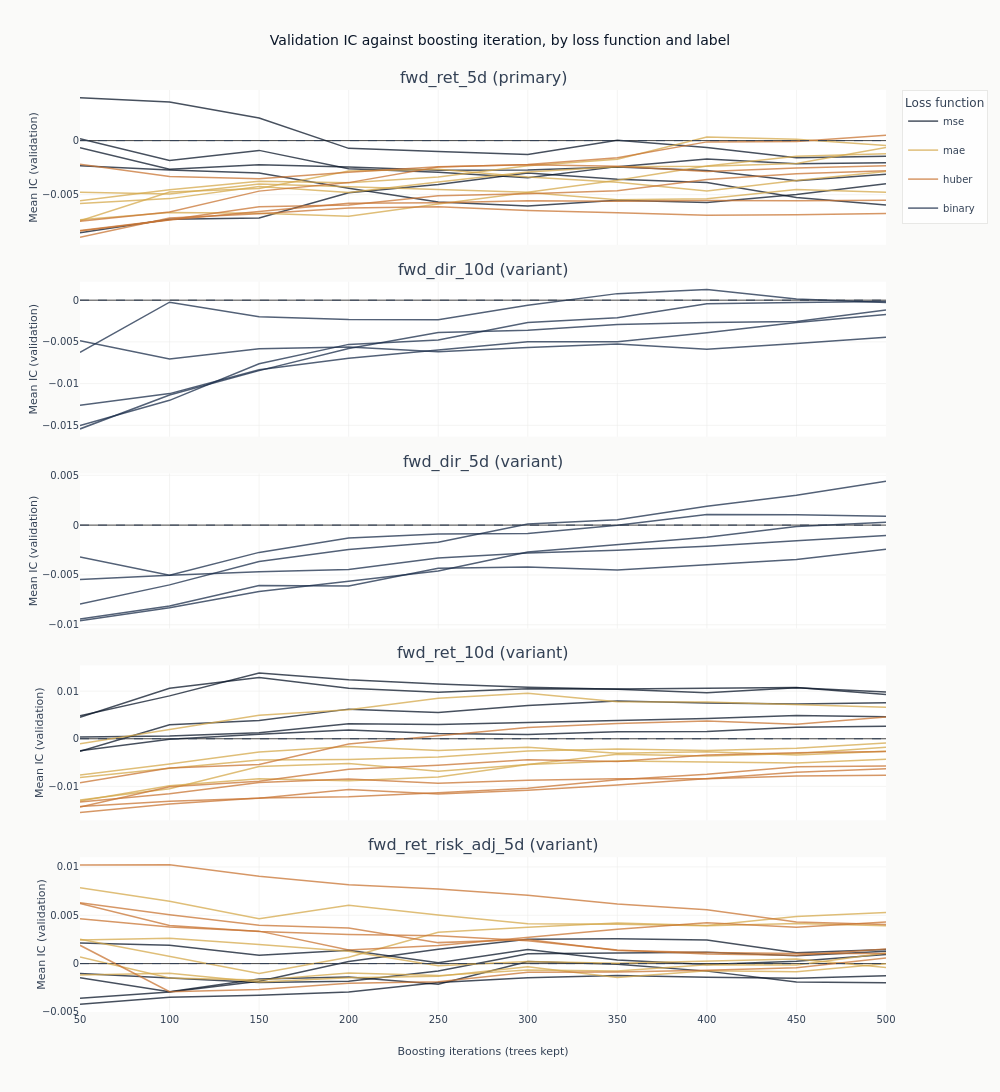

Notebook cell for this chart:
### Markdown cell above
### What more trees do

Each line traces one configuration's out-of-sample IC as trees are added to it, in its own
label's panel. This is the figure the checkpoint dimension exists to produce, and it separates
two things a single end-of-training number cannot.

A line that rises and then falls has an interior optimum: the model was still learning, then
began fitting the training window at the expense of the validation folds. A line that wanders
without trend around zero never had anything to learn in the first place, and its highest point
is wherever the noise happened to peak. The difference matters, because both produce a
respectable-looking maximum.

### Code cell
curves = catalog.filter("full_coverage").sort("label", "config_name", "checkpoint_value")
objectives = {
    "mse": COLORS["blue"],
    "mae": COLORS["amber"],
    "huber": COLORS["copper"],
    "binary": COLORS["slate"],
}


def objective_of(name: str) -> str:
    """Read the loss function out of a declared configuration name.

    Raising on an unrecognised name rather than defaulting is the point. The classification
    labels declare `*_binary` configurations, and a default of `mse` drew them in the
    squared-error colour under a legend that said the colour was the loss function.
    """
    match = next((key for key in objectives if name.endswith(key)), None)
    if match is None:
        raise ValueError(f"{name!r} does not end in a declared objective: {sorted(objectives)}")
    return match


fig_curves = make_subplots(
    rows=len(panel_labels),
    cols=1,
    shared_xaxes=True,
    vertical_spacing=0.04,
    subplot_titles=[
        f"{label} ({'primary' if label == primary else 'variant'})" for label in panel_labels
    ],
)
drawn_objectives: set[str] = set()
for row, label in enumerate(panel_labels, start=1):
    panel = curves.filter(pl.col("label") == label)
    for objective, color in objectives.items():
        members = [
            name
            for name in panel.get_column("config_name").unique(maintain_order=True)
            if objective_of(name) == objective
        ]
        for config_name in members:
            series = panel.filter(pl.col("config_name") == config_name)
            fig_curves.add_trace(
                go.Scatter(
                    x=series.get_column("checkpoint_value").to_list(),
                    y=series.get_column("ic_mean").to_list(),
                    mode="lines",
                    name=objective,
                    legendgroup=objective,
                    # One legend entry per loss function, not per configuration: the colour is
                    # the claim, and fifty-five named lines would bury it.
                    showlegend=objective not in drawn_objectives,
                    line=dict(color=color, width=1.5),
                    opacity=0.75,
                ),
                row=row,
                col=1,
            )
            drawn_objectives.add(objective)
    fig_curves.add_hline(
        y=0, line_width=1, line_dash="dash", line_color=COLORS["neutral"], row=row, col=1
    )
    fig_curves.update_yaxes(title_text="Mean IC (validation)", row=row, col=1)
fig_curves.update_xaxes(title_text="Boosting iterations (trees kept)", row=len(panel_labels), col=1)
fig_curves.update_layout(
    title="Validation IC against boosting iteration, by loss function and label",
    height=260 * len(panel_labels),
    width=1000,
    margin=dict(t=90),
    legend=dict(title_text="Loss function"),
)
# Which panels sit above zero is a fact about the frame, so the alt text reads it. Describing the
# whole chart as sitting below zero was true of the one label this notebook used to fit.
side_text = "; ".join(
    f"{row['label']} has {row['n_positive']} of {row['candidates']} above zero"
    for row in by_label.sort("label").iter_rows(named=True)
)
show_plotly_with_alt(
    fig_curves,
    "Line charts of mean validation information coefficient against boosting iteration, one line "
    "per configuration, coloured by loss function: dark navy for squared error, gold for absolute "
    "error, copper for Huber, slate for the binary objective the classification labels declare. "
    "One panel per label, sharing the iteration axis, each with a dashed zero line. Counted from "
    f"the frame: {side_text}. Within any one panel the lines wander up and down rather than "
    "rising to a common peak and falling away.",
)

### Figure 1 — Plotly figure (JSON) as saved in the notebook; plotly's stock layout.template omitted (floating-point values rounded to 4 significant figures)
{"data": [{"legendgroup": "mse", "line": {"color": "#0a1628", "width": 1.5}, "mode": "lines", "name": "mse", "opacity": 0.75, "showlegend": true, "type": "scatter", "x": [50, 100, 150, 200, 250, 300, 350, 400, 450, 500], "xaxis": "x", "y": [-0.008511, -0.007271, -0.007154, -0.004822, -0.004046, -0.002999, -0.003577, -0.003863, -0.005253, -0.005958], "yaxis": "y"}, {"legendgroup": "mse", "line": {"color": "#0a1628", "width": 1.5}, "mode": "lines", "name": "mse", "opacity": 0.75, "showlegend": false, "type": "scatter", "x": [50, 100, 150, 200, 250, 300, 350, 400, 450, 500], "xaxis": "x", "y": [-0.0006622, -0.002651, -0.002227, -0.002433, -0.002729, -0.002713, -0.002431, -0.002755, -0.00371, -0.003099], "yaxis": "y"}, {"legendgroup": "mse", "line": {"color": "#0a1628", "width": 1.5}, "mode": "lines", "name": "mse", "opacity": 0.75, "showlegend": false, "type": "scatter", "x": [50, 100, 150, 200, 250, 300, 350, 400, 450, 500], "xaxis": "x", "y": [0.0001787, -0.001847, -0.0009035, -0.002606, -0.002918, -0.003442, -0.002405, -0.001694, -0.002128, -0.002039], "yaxis": "y"}, {"legendgroup": "mse", "line": {"color": "#0a1628", "width": 1.5}, "mode": "lines", "name": "mse", "opacity": 0.75, "showlegend": false, "type": "scatter", "x": [50, 100, 150, 200, 250, 300, 350, 400, 450, 500], "xaxis": "x", "y": [-0.002319, -0.002707, -0.002989, -0.004399, -0.005668, -0.006048, -0.00551, -0.00572, -0.004985, -0.003979], "yaxis": "y"}, {"legendgroup": "mse", "line": {"color": "#0a1628", "width": 1.5}, "mode": "lines", "name": "mse", "opacity": 0.75, "showlegend": false, "type": "scatter", "x": [50, 100, 150, 200, 250, 300, 350, 400, 450, 500], "xaxis": "x", "y": [0.003962, 0.003563, 0.002086, -0.0007174, -0.001002, -0.001285, 2.272e-05, -0.0006301, -0.001592, -0.001445], "yaxis": "y"}, {"legendgroup": "mae", "line": {"color": "#D4A84B", "width": 1.5}, "mode": "lines", "name": "mae", "opacity": 0.75, "showlegend": true, "type": "scatter", "x": [50, 100, 150, 200, 250, 300, 350, 400, 450, 500], "xaxis": "x", "y": [-0.005552, -0.004537, -0.003759, -0.003901, -0.003358, -0.002313, -0.001713, 0.0003365, 0.0001201, -0.0004518], "yaxis": "y"}, {"legendgroup": "mae", "line": {"color": "#D4A84B", "width": 1.5}, "mode": "lines", "name": "mae", "opacity": 0.75, "showlegend": false, "type": "scatter", "x": [50, 100, 150, 200, 250, 300, 350, 400, 450, 500], "xaxis": "x", "y": [-0.004776, -0.004941, -0.004008, -0.004262, -0.004561, -0.004779, -0.003658, -0.002344, -0.001439, -0.001205], "yaxis": "y"}, {"legendgroup": "mae", "line": {"color": "#D4A84B", "width": 1.5}, "mode": "lines", "name": "mae", "opacity": 0.75, "showlegend": false, "type": "scatter", "x": [50, 100, 150, 200, 250, 300, 350, 400, 450, 500], "xaxis": "x", "y": [-0.005824, -0.005362, -0.004234, -0.004796, -0.003829, -0.002901, -0.00242, -0.002369, -0.002113, -0.0006468], "yaxis": "y"}, {"legendgroup": "mae", "line": {"color": "#D4A84B", "width": 1.5}, "mode": "lines", "name": "mae", "opacity": 0.75, "showlegend": false, "type": "scatter", "x": [50, 100, 150, 200, 250, 300, 350, 400, 450, 500], "xaxis": "x", "y": [-0.007311, -0.006635, -0.006725, -0.006995, -0.005856, -0.004788, -0.005463, -0.005369, -0.00453, -0.004779], "yaxis": "y"}, {"legendgroup": "mae", "line": {"color": "#D4A84B", "width": 1.5}, "mode": "lines", "name": "mae", "opacity": 0.75, "showlegend": false, "type": "scatter", "x": [50, 100, 150, 200, 250, 300, 350, 400, 450, 500], "xaxis": "x", "y": [-0.007421, -0.004761, -0.004431, -0.0028, -0.002658, -0.003373, -0.003839, -0.004663, -0.003696, -0.002851], "yaxis": "y"}, {"legendgroup": "huber", "line": {"color": "#C87533", "width": 1.5}, "mode": "lines", "name": "huber", "opacity": 0.75, "showlegend": true, "type": "scatter", "x": [50, 100, 150, 200, 250, 300, 350, 400, 450, 500], "xaxis": "x", "y": [-0.007444, -0.0066, -0.004668, -0.003883, -0.002441, -0.002209, -0.00159, -0.0001174, -8.501e-05, 0.0004883], "yaxis": "y"}, {"legendgroup": "huber", "line": {"color": "#C87533", "width": 1.5}, "mode": "lines", "name": "huber", "opacity": 0.75, "showlegend": false, "type": "scatter", "x": [50, 100, 150, 200, 250, 300, 350, 400, 450, 500], "xaxis": "x", "y": [-0.008923, -0.007153, -0.006764, -0.006229, -0.006112, -0.006465, -0.006657, -0.006895, -0.006852, -0.006745], "yaxis": "y"}, {"legendgroup": "huber", "line": {"color": "#C87533", "width": 1.5}, "mode": "lines", "name": "huber", "opacity": 0.75, "showlegend": false, "type": "scatter", "x": [50, 100, 150, 200, 250, 300, 350, 400, 450, 500], "xaxis": "x", "y": [-0.008351, -0.007337, -0.006554, -0.005788, -0.005745, -0.005555, -0.005614, -0.005536, -0.005569, -0.005521], "yaxis": "y"}, {"legendgroup": "huber", "line": {"color": "#C87533", "width": 1.5}, "mode": "lines", "name": "huber", "opacity": 0.75, "showlegend": false, "type": "scatter", "x": [50, 100, 150, 200, 250, 300, 350, 400, 450, 500], "xaxis": "x", "y": [-0.008312, -0.007314, -0.006118, -0.005943, -0.005093, -0.0049, -0.004627, -0.003595, -0.003067, -0.002777], "yaxis": "y"}, {"legendgroup": "huber", "line": {"color": "#C87533", "width": 1.5}, "mode": "lines", "name": "huber", "opacity": 0.75, "showlegend": false, "type": "scatter", "x": [50, 100, 150, 200, 250, 300, 350, 400, 450, 500], "xaxis": "x", "y": [-0.002178, -0.003307, -0.003524, -0.002918, -0.00242, -0.002229, -0.002359, -0.002858, -0.002527, -0.002323], "yaxis": "y"}, {"legendgroup": "binary", "line": {"color": "#1a2d4a", "width": 1.5}, "mode": "lines", "name": "binary", "opacity": 0.75, "showlegend": true, "type": "scatter", "x": [50, 100, 150, 200, 250, 300, 350, 400, 450, 500], "xaxis": "x2", "y": [-0.006261, -0.0002371, -0.001992, -0.002315, -0.002331, -0.0006146, 0.0007866, 0.001278, 0.0001365, -0.0002859], "yaxis": "y2"}, {"legendgroup": "binary", "line": {"color": "#1a2d4a", "width": 1.5}, "mode": "lines", "name": "binary", "opacity": 0.75, "showlegend": false, "type": "scatter", "x": [50, 100, 150, 200, 250, 300, 350, 400, 450, 500], "xaxis": "x2", "y": [-0.01259, -0.0112, -0.008347, -0.006965, -0.005968, -0.004972, -0.004967, -0.00391, -0.002672, -0.001716], "yaxis": "y2"}, {"legendgroup": "binary", "line": {"color": "#1a2d4a", "width": 1.5}, "mode": "lines", "name": "binary", "opacity": 0.75, "showlegend": false, "type": "scatter", "x": [50, 100, 150, 200, 250, 300, 350, 400, 450, 500], "xaxis": "x2", "y": [-0.01543, -0.01137, -0.008446, -0.00578, -0.003868, -0.003597, -0.002918, -0.002678, -0.00255, -0.001168], "yaxis": "y2"}, {"legendgroup": "binary", "line": {"color": "#1a2d4a", "width": 1.5}, "mode": "lines", "name": "binary", "opacity": 0.75, "showlegend": false, "type": "scatter", "x": [50, 100, 150, 200, 250, 300, 350, 400, 450, 500], "xaxis": "x2", "y": [-0.01501, -0.012, -0.007612, -0.005298, -0.004767, -0.002678, -0.002092, -0.000436, -0.0002697, -0.0001577], "yaxis": "y2"}, {"legendgroup": "binary", "line": {"color": "#1a2d4a", "width": 1.5}, "mode": "lines", "name": "binary", "opacity": 0.75, "showlegend": false, "type": "scatter", "x": [50, 100, 150, 200, 250, 300, 350, 400, 450, 500], "xaxis": "x2", "y": [-0.004865, -0.007061, -0.005833, -0.005625, -0.006195, -0.005672, -0.005254, -0.005869, -0.00518, -0.004434], "yaxis": "y2"}, {"legendgroup": "binary", "line": {"color": "#1a2d4a", "width": 1.5}, "mode": "lines", "name": "binary", "opacity": 0.75, "showlegend": false, "type": "scatter", "x": [50, 100, 150, 200, 250, 300, 350, 400, 450, 500], "xaxis": "x3", "y": [-0.005447, -0.005039, -0.002736, -0.001304, -0.0009029, -0.0008383, -1.175e-05, 0.001067, 0.001051, 0.000899], "yaxis": "y3"}, {"legendgroup": "binary", "line": {"color": "#1a2d4a", "width": 1.5}, "mode": "lines", "name": "binary", "opacity": 0.75, "showlegend": false, "type": "scatter", "x": [50, 100, 150, 200, 250, 300, 350, 400, 450, 500], "xaxis": "x3", "y": [-0.009411, -0.008106, -0.006068, -0.006097, -0.004327, -0.004193, -0.004511, -0.004, -0.003441, -0.00243], "yaxis": "y3"}, {"legendgroup": "binary", "line": {"color": "#1a2d4a", "width": 1.5}, "mode": "lines", "name": "binary", "opacity": 0.75, "showlegend": false, "type": "scatter", "x": [50, 100, 150, 200, 250, 300, 350, 400, 450, 500], "xaxis": "x3", "y": [-0.00959, -0.008284, -0.006666, -0.005606, -0.004604, -0.002704, -0.001946, -0.001224, -0.0001327, 0.0002989], "yaxis": "y3"}, {"legendgroup": "binary", "line": {"color": "#1a2d4a", "width": 1.5}, "mode": "lines", "name": "binary", "opacity": 0.75, "showlegend": false, "type": "scatter", "x": [50, 100, 150, 200, 250, 300, 350, 400, 450, 500], "xaxis": "x3", "y": [-0.007913, -0.005995, -0.00364, -0.002443, -0.001721, 0.0001143, 0.0005462, 0.001882, 0.003002, 0.004397], "yaxis": "y3"}, {"legendgroup": "binary", "line": {"color": "#1a2d4a", "width": 1.5}, "mode": "lines", "name": "binary", "opacity": 0.75, "showlegend": false, "type": "scatter", "x": [50, 100, 150, 200, 250, 300, 350, 400, 450, 500], "xaxis": "x3", "y": [-0.003199, -0.005037, -0.004687, -0.004445, -0.003302, -0.002801, -0.00251, -0.002128, -0.00156, -0.001033], "yaxis": "y3"}, {"legendgroup": "mse", "line": {"color": "#0a1628", "width": 1.5}, "mode": "lines", "name": "mse", "opacity": 0.75, "showlegend": false, "type": "scatter", "x": [50, 100, 150, 200, 250, 300, 350, 400, 450, 500], "xaxis": "x4", "y": [-0.002638, 0.002941, 0.003827, 0.006225, 0.005496, 0.006997, 0.007935, 0.007508, 0.007297, 0.007547], "yaxis": "y4"}, {"legendgroup": "mse", "line": {"color": "#0a1628", "width": 1.5}, "mode": "lines", "name": "mse", "opacity": 0.75, "showlegend": false, "type": "scatter", "x": [50, 100, 150, 200, 250, 300, 350, 400, 450, 500], "xaxis": "x4", "y": [0.004851, 0.00901, 0.0138, 0.01241, 0.01148, 0.01084, 0.01041, 0.00968, 0.0107, 0.009826], "yaxis": "y4"}, {"legendgroup": "mse", "line": {"color": "#0a1628", "width": 1.5}, "mode": "lines", "name": "mse", "opacity": 0.75, "showlegend": false, "type": "scatter", "x": [50, 100, 150, 200, 250, 300, 350, 400, 450, 500], "xaxis": "x4", "y": [0.0003852, 0.0005564, 0.001271, 0.003132, 0.003009, 0.003343, 0.003827, 0.004233, 0.00488, 0.00461], "yaxis": "y4"}, {"legendgroup": "mse", "line": {"color": "#0a1628", "width": 1.5}, "mode": "lines", "name": "mse", "opacity": 0.75, "showlegend": false, "type": "scatter", "x": [50, 100, 150, 200, 250, 300, 350, 400, 450, 500], "xaxis": "x4", "y": [-0.002496, -0.0001295, 0.0009609, 0.001815, 0.001105, 0.0009184, 0.001492, 0.001533, 0.002418, 0.002629], "yaxis": "y4"}, {"legendgroup": "mse", "line": {"color": "#0a1628", "width": 1.5}, "mode": "lines", "name": "mse", "opacity": 0.75, "showlegend": false, "type": "scatter", "x": [50, 100, 150, 200, 250, 300, 350, 400, 450, 500], "xaxis": "x4", "y": [0.004516, 0.01062, 0.01286, 0.01063, 0.009764, 0.01049, 0.01046, 0.01059, 0.01079, 0.00932], "yaxis": "y4"}, {"legendgroup": "mae", "line": {"color": "#D4A84B", "width": 1.5}, "mode": "lines", "name": "mae", "opacity": 0.75, "showlegend": false, "type": "scatter", "x": [50, 100, 150, 200, 250, 300, 350, 400, 450, 500], "xaxis": "x4", "y": [-0.001042, 0.001989, 0.004963, 0.00609, 0.008515, 0.00958, 0.007759, 0.007724, 0.007211, 0.006606], "yaxis": "y4"}, {"legendgroup": "mae", "line": {"color": "#D4A84B", "width": 1.5}, "mode": "lines", "name": "mae", "opacity": 0.75, "showlegend": false, "type": "scatter", "x": [50, 100, 150, 200, 250, 300, 350, 400, 450, 500], "xaxis": "x4", "y": [-0.01287, -0.0105, -0.005846, -0.005223, -0.006807, -0.005429, -0.004657, -0.004869, -0.005099, -0.004285], "yaxis": "y4"}, {"legendgroup": "mae", "line": {"color": "#D4A84B", "width": 1.5}, "mode": "lines", "name": "mae", "opacity": 0.75, "showlegend": false, "type": "scatter", "x": [50, 100, 150, 200, 250, 300, 350, 400, 450, 500], "xaxis": "x4", "y": [-0.008168, -0.006191, -0.004488, -0.004351, -0.003822, -0.002581, -0.002147, -0.002448, -0.00201, -0.000867], "yaxis": "y4"}, {"legendgroup": "mae", "line": {"color": "#D4A84B", "width": 1.5}, "mode": "lines", "name": "mae", "opacity": 0.75, "showlegend": false, "type": "scatter", "x": [50, 100, 150, 200, 250, 300, 350, 400, 450, 500], "xaxis": "x4", "y": [-0.0131, -0.009892, -0.008379, -0.00883, -0.008022, -0.005412, -0.003268, -0.003639, -0.00309, -0.001781], "yaxis": "y4"}, {"legendgroup": "mae", "line": {"color": "#D4A84B", "width": 1.5}, "mode": "lines", "name": "mae", "opacity": 0.75, "showlegend": false, "type": "scatter", "x": [50, 100, 150, 200, 250, 300, 350, 400, 450, 500], "xaxis": "x4", "y": [-0.007611, -0.005317, -0.002792, -0.001627, -0.002452, -0.00177, -0.003022, -0.002721, -0.003428, -0.002644], "yaxis": "y4"}, {"legendgroup": "huber", "line": {"color": "#C87533", "width": 1.5}, "mode": "lines", "name": "huber", "opacity": 0.75, "showlegend": false, "type": "scatter", "x": [50, 100, 150, 200, 250, 300, 350, 400, 450, 500], "xaxis": "x4", "y": [-0.00925, -0.006162, -0.00542, -0.001089, 0.0006077, 0.002365, 0.003194, 0.003715, 0.003054, 0.004588], "yaxis": "y4"}, {"legendgroup": "huber", "line": {"color": "#C87533", "width": 1.5}, "mode": "lines", "name": "huber", "opacity": 0.75, "showlegend": false, "type": "scatter", "x": [50, 100, 150, 200, 250, 300, 350, 400, 450, 500], "xaxis": "x4", "y": [-0.01327, -0.01154, -0.00917, -0.008447, -0.009356, -0.008714, -0.008416, -0.008395, -0.00782, -0.007674], "yaxis": "y4"}, {"legendgroup": "huber", "line": {"color": "#C87533", "width": 1.5}, "mode": "lines", "name": "huber", "opacity": 0.75, "showlegend": false, "type": "scatter", "x": [50, 100, 150, 200, 250, 300, 350, 400, 450, 500], "xaxis": "x4", "y": [-0.01425, -0.01314, -0.01251, -0.01066, -0.0116, -0.01082, -0.00971, -0.008347, -0.007048, -0.006285], "yaxis": "y4"}, {"legendgroup": "huber", "line": {"color": "#C87533", "width": 1.5}, "mode": "lines", "name": "huber", "opacity": 0.75, "showlegend": false, "type": "scatter", "x": [50, 100, 150, 200, 250, 300, 350, 400, 450, 500], "xaxis": "x4", "y": [-0.01549, -0.01371, -0.01244, -0.01218, -0.01137, -0.01038, -0.008601, -0.00744, -0.005858, -0.005725], "yaxis": "y4"}, {"legendgroup": "huber", "line": {"color": "#C87533", "width": 1.5}, "mode": "lines", "name": "huber", "opacity": 0.75, "showlegend": false, "type": "scatter", "x": [50, 100, 150, 200, 250, 300, 350, 400, 450, 500], "xaxis": "x4", "y": [-0.01436, -0.01008, -0.008923, -0.006387, -0.005584, -0.004389, -0.004804, -0.003438, -0.00292, -0.002673], "yaxis": "y4"}, {"legendgroup": "mse", "line": {"color": "#0a1628", "width": 1.5}, "mode": "lines", "name": "mse", "opacity": 0.75, "showlegend": false, "type": "scatter", "x": [50, 100, 150, 200, 250, 300, 350, 400, 450, 500], "xaxis": "x5", "y": [-0.004205, -0.00348, -0.003261, -0.00294, -0.001952, -0.001454, -0.001224, -0.001418, -0.001523, -0.001268], "yaxis": "y5"}, {"legendgroup": "mse", "line": {"color": "#0a1628", "width": 1.5}, "mode": "lines", "name": "mse", "opacity": 0.75, "showlegend": false, "type": "scatter", "x": [50, 100, 150, 200, 250, 300, 350, 400, 450, 500], "xaxis": "x5", "y": [-0.001473, -0.002917, -0.0016, -0.001394, -0.00214, 0.0002262, -5.919e-05, -0.000778, -0.001902, -0.001975], "yaxis": "y5"}, {"legendgroup": "mse", "line": {"color": "#0a1628", "width": 1.5}, "mode": "lines", "name": "mse", "opacity": 0.75, "showlegend": false, "type": "scatter", "x": [50, 100, 150, 200, 250, 300, 350, 400, 450, 500], "xaxis": "x5", "y": [-0.001023, -0.001467, -0.001964, -0.001818, -0.0007554, 0.001006, 0.001088, 0.001165, 0.0008211, 0.001288], "yaxis": "y5"}, {"legendgroup": "mse", "line": {"color": "#0a1628", "width": 1.5}, "mode": "lines", "name": "mse", "opacity": 0.75, "showlegend": false, "type": "scatter", "x": [50, 100, 150, 200, 250, 300, 350, 400, 450, 500], "xaxis": "x5", "y": [-0.003576, -0.002948, -0.001817, 0.0002132, 0.001489, 0.002515, 0.002565, 0.002451, 0.00112, 0.00145], "yaxis": "y5"}, {"legendgroup": "mse", "line": {"color": "#0a1628", "width": 1.5}, "mode": "lines", "name": "mse", "opacity": 0.75, "showlegend": false, "type": "scatter", "x": [50, 100, 150, 200, 250, 300, 350, 400, 450, 500], "xaxis": "x5", "y": [0.002133, 0.001896, 0.0008584, 0.001371, 9.252e-05, 0.001448, 0.0003629, -8.854e-05, 0.0002556, 0.0009419], "yaxis": "y5"}, {"legendgroup": "mae", "line": {"color": "#D4A84B", "width": 1.5}, "mode": "lines", "name": "mae", "opacity": 0.75, "showlegend": false, "type": "scatter", "x": [50, 100, 150, 200, 250, 300, 350, 400, 450, 500], "xaxis": "x5", "y": [0.002513, 0.0007783, -0.001011, 0.0006617, 0.003234, 0.003761, 0.004189, 0.003929, 0.004877, 0.005281], "yaxis": "y5"}, {"legendgroup": "mae", "line": {"color": "#D4A84B", "width": 1.5}, "mode": "lines", "name": "mae", "opacity": 0.75, "showlegend": false, "type": "scatter", "x": [50, 100, 150, 200, 250, 300, 350, 400, 450, 500], "xaxis": "x5", "y": [0.002444, 0.002609, 0.001986, 0.001287, -0.0002196, 0.000224, 4.175e-05, 0.0002339, 0.000476, -0.0003985], "yaxis": "y5"}, {"legendgroup": "mae", "line": {"color": "#D4A84B", "width": 1.5}, "mode": "lines", "name": "mae", "opacity": 0.75, "showlegend": false, "type": "scatter", "x": [50, 100, 150, 200, 250, 300, 350, 400, 450, 500], "xaxis": "x5", "y": [0.0006926, -0.001484, -0.001709, -0.000974, -0.001244, -0.0006518, -0.0007707, -0.0001086, -0.0001562, 0.001086], "yaxis": "y5"}, {"legendgroup": "mae", "line": {"color": "#D4A84B", "width": 1.5}, "mode": "lines", "name": "mae", "opacity": 0.75, "showlegend": false, "type": "scatter", "x": [50, 100, 150, 200, 250, 300, 350, 400, 450, 500], "xaxis": "x5", "y": [-0.001185, -0.0009871, -0.001907, -0.001458, -0.001302, -0.0003268, -0.001436, -0.0007434, -0.0008375, -2.069e-05], "yaxis": "y5"}, {"legendgroup": "mae", "line": {"color": "#D4A84B", "width": 1.5}, "mode": "lines", "name": "mae", "opacity": 0.75, "showlegend": false, "type": "scatter", "x": [50, 100, 150, 200, 250, 300, 350, 400, 450, 500], "xaxis": "x5", "y": [0.007839, 0.006453, 0.004645, 0.00603, 0.005015, 0.004127, 0.004075, 0.003902, 0.004148, 0.003923], "yaxis": "y5"}, {"legendgroup": "huber", "line": {"color": "#C87533", "width": 1.5}, "mode": "lines", "name": "huber", "opacity": 0.75, "showlegend": false, "type": "scatter", "x": [50, 100, 150, 200, 250, 300, 350, 400, 450, 500], "xaxis": "x5", "y": [0.001895, -0.002901, -0.002677, -0.002029, -0.001883, -0.0008886, -0.000858, -0.0006942, -0.0004267, 0.000571], "yaxis": "y5"}, {"legendgroup": "huber", "line": {"color": "#C87533", "width": 1.5}, "mode": "lines", "name": "huber", "opacity": 0.75, "showlegend": false, "type": "scatter", "x": [50, 100, 150, 200, 250, 300, 350, 400, 450, 500], "xaxis": "x5", "y": [0.006224, 0.003949, 0.003312, 0.003012, 0.002892, 0.002374, 0.001415, 0.0009929, 0.0008586, 0.00152], "yaxis": "y5"}, {"legendgroup": "huber", "line": {"color": "#C87533", "width": 1.5}, "mode": "lines", "name": "huber", "opacity": 0.75, "showlegend": false, "type": "scatter", "x": [50, 100, 150, 200, 250, 300, 350, 400, 450, 500], "xaxis": "x5", "y": [0.006303, 0.005047, 0.003959, 0.003681, 0.002169, 0.002499, 0.001344, 0.001144, 0.001037, 0.001054], "yaxis": "y5"}, {"legendgroup": "huber", "line": {"color": "#C87533", "width": 1.5}, "mode": "lines", "name": "huber", "opacity": 0.75, "showlegend": false, "type": "scatter", "x": [50, 100, 150, 200, 250, 300, 350, 400, 450, 500], "xaxis": "x5", "y": [0.004628, 0.003796, 0.003358, 0.001413, 0.001867, 0.002722, 0.003565, 0.004227, 0.003759, 0.004316], "yaxis": "y5"}, {"legendgroup": "huber", "line": {"color": "#C87533", "width": 1.5}, "mode": "lines", "name": "huber", "opacity": 0.75, "showlegend": false, "type": "scatter", "x": [50, 100, 150, 200, 250, 300, 350, 400, 450, 500], "xaxis": "x5", "y": [0.0102, 0.01021, 0.009037, 0.008166, 0.007705, 0.007078, 0.006162, 0.005558, 0.004294, 0.004041], "yaxis": "y5"}], "layout": {"annotations": [{"font": {"size": 16}, "showarrow": false, "text": "fwd_ret_5d (primary)", "x": 0.5, "xanchor": "center", "xref": "paper", "y": 1.0, "yanchor": "bottom", "yref": "paper"}, {"font": {"size": 16}, "showarrow": false, "text": "fwd_dir_10d (variant)", "x": 0.5, "xanchor": "center", "xref": "paper", "y": 0.792, "yanchor": "bottom", "yref": "paper"}, {"font": {"size": 16}, "showarrow": false, "text": "fwd_dir_5d (variant)", "x": 0.5, "xanchor": "center", "xref": "paper", "y": 0.584, "yanchor": "bottom", "yref": "paper"}, {"font": {"size": 16}, "showarrow": false, "text": "fwd_ret_10d (variant)", "x": 0.5, "xanchor": "center", "xref": "paper", "y": 0.376, "yanchor": "bottom", "yref": "paper"}, {"font": {"size": 16}, "showarrow": false, "text": "fwd_ret_risk_adj_5d (variant)", "x": 0.5, "xanchor": "center", "xref": "paper", "y": 0.168, "yanchor": "bottom", "yref": "paper"}], "height": 1300, "legend": {"title": {"text": "Loss function"}}, "margin": {"t": 90}, "shapes": [{"line": {"color": "#334155", "dash": "dash", "width": 1}, "type": "line", "x0": 0, "x1": 1, "xref": "x domain", "y0": 0, "y1": 0, "yref": "y"}, {"line": {"color": "#334155", "dash": "dash", "width": 1}, "type": "line", "x0": 0, "x1": 1, "xref": "x2 domain", "y0": 0, "y1": 0, "yref": "y2"}, {"line": {"color": "#334155", "dash": "dash", "width": 1}, "type": "line", "x0": 0, "x1": 1, "xref": "x3 domain", "y0": 0, "y1": 0, "yref": "y3"}, {"line": {"color": "#334155", "dash": "dash", "width": 1}, "type": "line", "x0": 0, "x1": 1, "xref": "x4 domain", "y0": 0, "y1": 0, "yref": "y4"}, {"line": {"color": "#334155", "dash": "dash", "width": 1}, "type": "line", "x0": 0, "x1": 1, "xref": "x5 domain", "y0": 0, "y1": 0, "yref": "y5"}], "title": {"text": "Validation IC against boosting iteration, by loss function and label"}, "width": 1000, "xaxis": {"anchor": "y", "domain": [0.0, 1.0], "matches": "x5", "showticklabels": false}, "xaxis2": {"anchor": "y2", "domain": [0.0, 1.0], "matches": "x5", "showticklabels": false}, "xaxis3": {"anchor": "y3", "domain": [0.0, 1.0], "matches": "x5", "showticklabels": false}, "xaxis4": {"anchor": "y4", "domain": [0.0, 1.0], "matches": "x5", "showticklabels": false}, "xaxis5": {"anchor": "y5", "domain": [0.0, 1.0], "title": {"text": "Boosting iterations (trees kept)"}}, "yaxis": {"anchor": "x", "domain": [0.832, 1.0], "title": {"text": "Mean IC (validation)"}}, "yaxis2": {"anchor": "x2", "domain": [0.624, 0.792], "title": {"text": "Mean IC (validation)"}}, "yaxis3": {"anchor": "x3", "domain": [0.416, 0.584], "title": {"text": "Mean IC (validation)"}}, "yaxis4": {"anchor": "x4", "domain": [0.208, 0.376], "title": {"text": "Mean IC (validation)"}}, "yaxis5": {"anchor": "x5", "domain": [0.0, 0.168], "title": {"text": "Mean IC (validation)"}}}}
